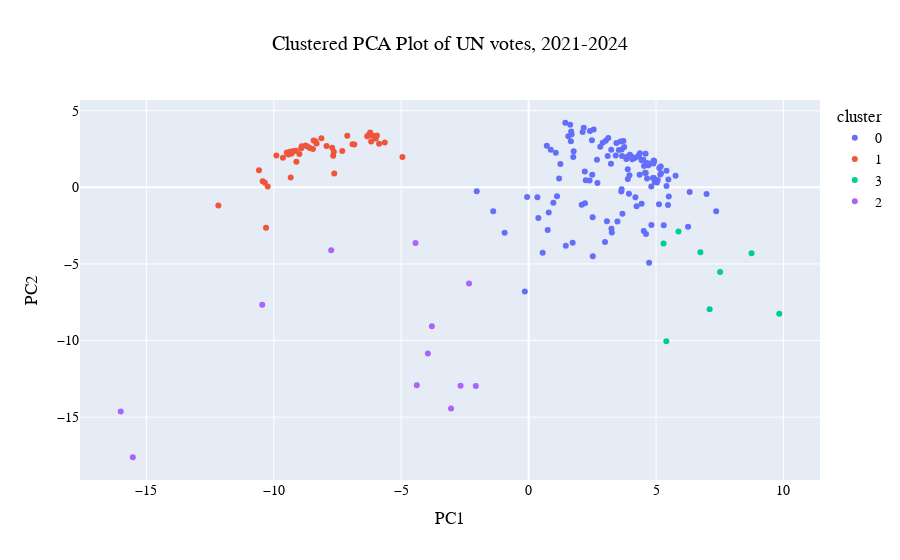

Notebook cell for this chart:
### Markdown cell above
### static plotting with clusters

### Code cell
import plotly.express as px

clustered_data = pd.merge(clustered_data, df_names[['ms_code', 'ms_name']], on='ms_code', how='left')

clustered_data['cluster'] = clustered_data['cluster'].astype('category')

# Create the plot
fig = px.scatter(
    clustered_data,
    x='PC1',
    y='PC2',
    color='cluster',

    hover_data={
    'ms_name': True,          # Include TagName
    'PC1': False,             # Exclude PC1 (can still be used as x-axis)
    'PC2': False,             # Exclude PC2
    },
    title='Clustered PCA Plot of UN votes, 2021-2024'
)

# Update font for all text
fig.update_layout(
    font=dict(
        family='Times New Roman',  # Font family (e.g., 'Arial', 'Courier New', etc.)
        size=14,         # Font size
        color='black'     # Font color
    ),
    title_x=0.5  # Center the title
)

# Show the plot
fig.show()

### Figure 1 — Plotly figure (JSON) as saved in the notebook; plotly's stock layout.template omitted (floating-point values rounded to 4 significant figures)
{"data": [{"customdata": [["AFGHANISTAN"], ["ANGOLA"], ["UNITED ARAB EMIRATES"], ["ARGENTINA"], ["ARMENIA"], ["ANTIGUA AND BARBUDA"], ["AZERBAIJAN"], ["BURUNDI"], ["BENIN"], ["BURKINA FASO"], ["BANGLADESH"], ["BAHRAIN"], ["BAHAMAS"], ["BELIZE"], ["BOLIVIA"], ["BRAZIL"], ["BARBADOS"], ["BRUNEI DARUSSALAM"], ["BHUTAN"], ["BOTSWANA"], ["CENTRAL AFRICAN REPUBLIC"], ["CHILE"], ["IVORY COAST"], ["CAMEROON"], ["ZAIRE"], ["CONGO"], ["COLOMBIA"], ["COMOROS"], ["CAPE VERDE"], ["COSTA RICA"], ["CUBA"], ["DJIBOUTI"], ["DOMINICA"], ["DOMINICAN REPUBLIC"], ["ALGERIA"], ["ECUADOR"], ["EGYPT"], ["ERITREA"], ["ETHIOPIA"], ["GABON"], ["GHANA"], ["GUINEA"], ["GAMBIA"], ["GUINEA-BISSAU"], ["EQUATORIAL GUINEA"], ["GRENADA"], ["GUATEMALA"], ["GUYANA"], ["HONDURAS"], ["HAITI"], ["INDONESIA"], ["INDIA"], ["IRAQ"], ["JAMAICA"], ["JORDAN"], ["KAZAKHSTAN"], ["KENYA"], ["KYRGYZSTAN"], ["CAMBODIA"], ["KIRIBATI"], ["SAINT KITTS AND NEVIS"], ["KUWAIT"], ["LAO PEOPLE'S DEMOCRATIC REPUBLIC"], ["LEBANON"], ["LIBYAN ARAB JAMAHIRIYA"], ["SAINT LUCIA"], ["SRI LANKA"], ["LESOTHO"], ["MOROCCO"], ["MADAGASCAR"], ["MALDIVES"], ["MEXICO"], ["MYANMAR"], ["MONGOLIA"], ["MOZAMBIQUE"], ["MAURITANIA"], ["MAURITIUS"], ["MALAWI"], ["MALAYSIA"], ["NAMIBIA"], ["NIGER"], ["NIGERIA"], ["NEPAL"], ["OMAN"], ["PAKISTAN"], ["PANAMA"], ["PERU"], ["PHILIPPINES"], ["PAPUA NEW GUINEA"], ["PARAGUAY"], ["QATAR"], ["RWANDA"], ["SAUDI ARABIA"], ["SUDAN"], ["SENEGAL"], ["SINGAPORE"], ["SOLOMON ISLANDS"], ["SIERRA LEONE"], ["EL SALVADOR"], ["SOMALIA"], ["SERBIA"], ["SURINAME"], ["SEYCHELLES"], ["CHAD"], ["TOGO"], ["THAILAND"], ["TAJIKISTAN"], ["TURKMENISTAN"], ["TIMOR-LESTE"], ["TONGA"], ["TRINIDAD AND TOBAGO"], ["TUNISIA"], ["TUVALU"], ["UNITED REPUBLIC OF TANZANIA"], ["UGANDA"], ["URUGUAY"], ["UZBEKISTAN"], ["SAINT VINCENT AND THE GRENADINES"], ["VIET NAM"], ["VANUATU"], ["YEMEN"], ["SOUTH AFRICA"], ["ZAMBIA"], ["ZIMBABWE"]], "hovertemplate": "cluster=0<br>ms_name=%{customdata[0]}<extra></extra>", "legendgroup": "0", "marker": {"color": "#636efa", "symbol": "circle"}, "mode": "markers", "name": "0", "orientation": "v", "showlegend": true, "type": "scatter", "x": [1.46, 4.129, 4.622, 0.7121, 1.196, 2.701, 4.606, 6.258, 1.729, 4.518, 4.366, 4.898, 0.9712, 2.205, 4.95, 3.104, 2.486, 4.909, 3.749, 3.665, 2.997, 1.44, 1.752, 2.518, 0.7889, 3.266, 2.554, 4.191, 1.767, 1.632, 7.36, 4.323, -0.1484, 1.67, 5.767, 1.659, 5.411, 6.984, 4.647, 3.637, 3.419, 3.65, 3.976, 4.238, 4.818, 3.89, -0.05857, 2.406, 3.028, 2.496, 4.927, 3.072, 5.169, 2.812, 4.84, 3.894, 3.541, 5.069, 4.18, 0.3818, 2.242, 4.53, 5.185, 5.41, 5.193, 3.974, 5.129, 4.597, 3.654, 3.682, 3.72, 1.558, 1.687, 4.316, 4.433, 5.035, 3.957, 0.7492, 4.59, 4.917, 4.815, 3.249, 3.87, 5.483, 3.937, 1.066, 2.162, 3.242, -1.39, 1.114, 4.051, 2.512, 5.117, 4.729, 4.504, 2.906, 2.082, 2.682, 3.126, 4.435, -2.037, 2.119, 2.391, 4.353, 3.486, 3.445, 5.47, 5.304, 1.247, 0.5514, 3.607, 4.066, -0.9414, 3.834, 4.881, 0.8679, 5.501, 3.232, 4.701, 0.344, 4.652, 4.569, 2.21, 6.32], "xaxis": "x", "y": [-3.812, 1.899, 1.469, 2.71, 0.5723, 0.277, -3.051, -2.564, -3.619, -2.857, 2.225, 1.553, -1.006, 1.037, 0.3431, 2.054, 3.078, 1.745, 2.635, 2.049, -3.562, 4.217, 1.977, -4.497, -1.634, -2.955, 3.776, -0.6451, 2.35, 4.082, -1.553, 2.012, -6.801, 3.646, 0.7532, 3.016, 0.09041, -0.433, 0.5778, -0.2641, 2.084, -0.1253, 2.133, -1.234, -2.459, 1.181, -0.6305, 3.686, 3.041, 0.8288, 1.701, -2.216, 0.837, 2.657, 1.568, 0.5523, 2.436, 0.4743, 1.938, -1.996, 0.4603, 1.395, 1.364, 1.091, 0.9235, 2.022, 1.262, 0.9414, 2.47, -1.718, 3.025, 3.34, 3.462, 2.074, 1.762, 0.311, 0.7889, -2.786, 2.186, 0.6112, 0.06209, -2.702, 2.004, 0.5093, -0.4254, 2.261, 3.883, 2.46, -1.564, -0.5741, 1.984, -1.95, -1.107, -4.924, 1.805, 2.91, -1.137, 1.81, 3.226, -1.075, -0.2497, 3.615, 0.4435, 0.8218, -2.229, 2.9, -1.155, -2.481, 1.518, -4.262, 2.987, 1.831, -2.967, 1.856, 0.6136, 2.453, -0.5918, 1.537, 1.436, -0.6429, 1.593, 0.9612, -1.042, -0.3052], "yaxis": "y"}, {"customdata": [["ALBANIA"], ["ANDORRA"], ["AUSTRALIA"], ["AUSTRIA"], ["BELGIUM"], ["BULGARIA"], ["BOSNIA AND HERZEGOVINA"], ["CANADA"], ["SWITZERLAND"], ["CYPRUS"], ["CZECH REPUBLIC"], ["GERMANY"], ["DENMARK"], ["SPAIN"], ["ESTONIA"], ["FINLAND"], ["FRANCE"], ["UNITED KINGDOM"], ["GEORGIA"], ["GREECE"], ["CROATIA"], ["HUNGARY"], ["IRELAND"], ["ICELAND"], ["ITALY"], ["JAPAN"], ["REPUBLIC OF KOREA"], ["LIECHTENSTEIN"], ["LITHUANIA"], ["LUXEMBOURG"], ["LATVIA"], ["MONACO"], ["REPUBLIC OF MOLDOVA"], ["THE FORMER YUGOSLAV REPUBLIC OF MACEDONIA"], ["MALTA"], ["MONTENEGRO"], ["NETHERLANDS"], ["NORWAY"], ["NEW ZEALAND"], ["POLAND"], ["PORTUGAL"], ["ROMANIA"], ["SAN MARINO"], ["SLOVAKIA"], ["SLOVENIA"], ["SWEDEN"], ["TURKEY"], ["UKRAINE"]], "hovertemplate": "cluster=1<br>ms_name=%{customdata[0]}<extra></extra>", "legendgroup": "1", "marker": {"color": "#EF553B", "symbol": "circle"}, "mode": "markers", "name": "1", "orientation": "v", "showlegend": true, "type": "scatter", "x": [-8.997, -6.335, -9.336, -7.314, -8.438, -8.926, -6.839, -10.31, -5.645, -6.001, -10.58, -9.459, -9.232, -8.322, -9.348, -8.683, -10.24, -12.18, -7.628, -7.93, -9.492, -10.44, -6.129, -7.71, -9.419, -6.269, -7.67, -5.953, -9.9, -8.751, -9.301, -9.114, -6.912, -7.644, -6.221, -8.464, -8.583, -7.118, -5.868, -9.348, -8.368, -9.641, -6.179, -9.136, -8.132, -8.904, -4.952, -10.35], "xaxis": "x", "y": [2.173, 3.332, 0.6391, 2.38, 3.061, 2.548, 2.801, -2.64, 2.925, 3.191, 1.11, 2.217, 2.367, 2.862, 2.317, 2.669, 0.05211, -1.184, 0.904, 2.704, 2.271, 0.3957, 3.378, 2.591, 2.137, 3.429, 2.057, 3.393, 2.082, 2.739, 2.21, 1.676, 2.812, 2.317, 3.581, 2.507, 2.572, 3.361, 2.843, 2.317, 3.003, 1.925, 2.987, 2.397, 3.198, 2.686, 1.977, 0.2986], "yaxis": "y"}, {"customdata": [["BELARUS"], ["CHINA"], ["IRAN (ISLAMIC REPUBLIC OF)"], ["MALI"], ["NICARAGUA"], ["DEMOCRATIC PEOPLE'S REPUBLIC OF KOREA"], ["RUSSIAN FEDERATION"], ["SYRIAN ARAB REPUBLIC"]], "hovertemplate": "cluster=3<br>ms_name=%{customdata[0]}<extra></extra>", "legendgroup": "3", "marker": {"color": "#00cc96", "symbol": "circle"}, "mode": "markers", "name": "3", "orientation": "v", "showlegend": true, "type": "scatter", "x": [6.741, 5.881, 7.515, 5.295, 8.749, 7.103, 5.404, 9.836], "xaxis": "x", "y": [-4.229, -2.887, -5.519, -3.663, -4.297, -7.966, -10.04, -8.253], "yaxis": "y"}, {"customdata": [["FIJI"], ["MICRONESIA (FEDERATED STATES OF)"], ["ISRAEL"], ["LIBERIA"], ["MARSHALL ISLANDS"], ["NAURU"], ["PALAU"], ["SOUTH SUDAN"], ["SAO TOME AND PRINCIPE"], ["SWAZILAND"], ["UNITED STATES"], ["SAMOA"]], "hovertemplate": "cluster=2<br>ms_name=%{customdata[0]}<extra></extra>", "legendgroup": "2", "marker": {"color": "#ab63fa", "symbol": "circle"}, "mode": "markers", "name": "2", "orientation": "v", "showlegend": true, "type": "scatter", "x": [-4.388, -10.45, -15.53, -3.797, -7.749, -2.671, -4.438, -2.337, -3.044, -2.072, -16.01, -3.955], "xaxis": "x", "y": [-12.93, -7.665, -17.62, -9.066, -4.107, -12.95, -3.64, -6.272, -14.44, -12.96, -14.64, -10.85], "yaxis": "y"}], "layout": {"font": {"color": "black", "family": "Times New Roman", "size": 14}, "legend": {"title": {"text": "cluster"}, "tracegroupgap": 0}, "title": {"text": "Clustered PCA Plot of UN votes, 2021-2024", "x": 0.5}, "xaxis": {"anchor": "y", "domain": [0, 1], "title": {"text": "PC1"}}, "yaxis": {"anchor": "x", "domain": [0, 1], "title": {"text": "PC2"}}}}
